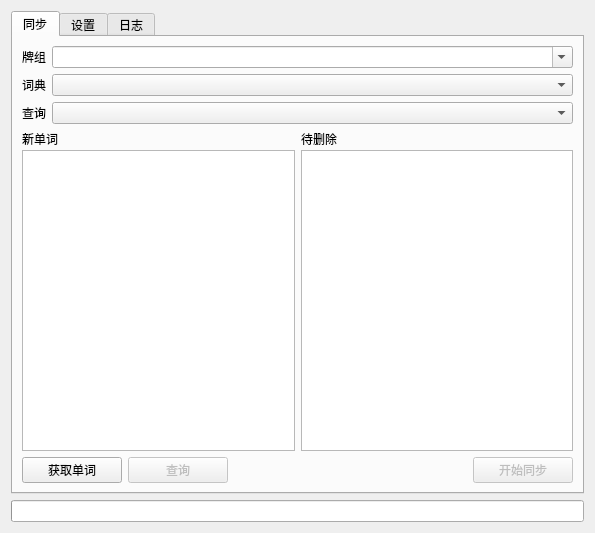
<?xml version="1.0" encoding="UTF-8"?>
<ui version="4.0">
 <class>Dialog</class>
 <widget class="QDialog" name="Dialog">
  <property name="geometry">
   <rect>
    <x>0</x>
    <y>0</y>
    <width>595</width>
    <height>533</height>
   </rect>
  </property>
  <property name="windowTitle">
   <string>Dialog</string>
  </property>
  <layout class="QVBoxLayout" name="main_layout">
   <item>
    <widget class="QTabWidget" name="tabWidget">
     <property name="autoFillBackground">
      <bool>false</bool>
     </property>
     <property name="currentIndex">
      <number>0</number>
     </property>
     <widget class="QWidget" name="mainTab">
      <attribute name="title">
       <string>同步</string>
      </attribute>
      <layout class="QGridLayout" name="gridLayout_4">
       <item row="4" column="4">
        <widget class="QPushButton" name="syncBtn">
         <property name="enabled">
          <bool>false</bool>
         </property>
         <property name="sizePolicy">
          <sizepolicy hsizetype="Fixed" vsizetype="Minimum">
           <horstretch>0</horstretch>
           <verstretch>0</verstretch>
          </sizepolicy>
         </property>
         <property name="minimumSize">
          <size>
           <width>100</width>
           <height>0</height>
          </size>
         </property>
         <property name="text">
          <string>开始同步</string>
         </property>
        </widget>
       </item>
       <item row="0" column="0" colspan="5">
        <layout class="QHBoxLayout" name="deckLayout">
         <item>
          <widget class="QLabel" name="deckLabel">
           <property name="sizePolicy">
            <sizepolicy hsizetype="Fixed" vsizetype="Fixed">
             <horstretch>0</horstretch>
             <verstretch>0</verstretch>
            </sizepolicy>
           </property>
           <property name="text">
            <string>牌组</string>
           </property>
          </widget>
         </item>
         <item>
          <widget class="QComboBox" name="deckComboBox">
           <property name="sizePolicy">
            <sizepolicy hsizetype="Preferred" vsizetype="Fixed">
             <horstretch>0</horstretch>
             <verstretch>0</verstretch>
            </sizepolicy>
           </property>
           <property name="editable">
            <bool>true</bool>
           </property>
          </widget>
         </item>
        </layout>
       </item>
       <item row="3" column="0" colspan="5">
        <layout class="QHBoxLayout" name="horizontalLayout">
         <item>
          <layout class="QVBoxLayout" name="verticalLayout">
           <property name="spacing">
            <number>2</number>
           </property>
           <item>
            <widget class="QLabel" name="label">
             <property name="text">
              <string>新单词</string>
             </property>
            </widget>
           </item>
           <item>
            <widget class="QListWidget" name="newWordListWidget">
             <property name="alternatingRowColors">
              <bool>true</bool>
             </property>
             <property name="selectionMode">
              <enum>QAbstractItemView::MultiSelection</enum>
             </property>
            </widget>
           </item>
          </layout>
         </item>
         <item>
          <layout class="QVBoxLayout" name="verticalLayout_2">
           <property name="spacing">
            <number>2</number>
           </property>
           <property name="sizeConstraint">
            <enum>QLayout::SetDefaultConstraint</enum>
           </property>
           <item>
            <widget class="QLabel" name="label_2">
             <property name="text">
              <string>待删除</string>
             </property>
            </widget>
           </item>
           <item>
            <widget class="QListWidget" name="needDeleteWordListWidget">
             <property name="alternatingRowColors">
              <bool>true</bool>
             </property>
            </widget>
           </item>
          </layout>
         </item>
        </layout>
       </item>
       <item row="2" column="0" colspan="5">
        <layout class="QHBoxLayout" name="apiLayout">
         <item>
          <widget class="QLabel" name="apiLabel">
           <property name="sizePolicy">
            <sizepolicy hsizetype="Fixed" vsizetype="Fixed">
             <horstretch>0</horstretch>
             <verstretch>0</verstretch>
            </sizepolicy>
           </property>
           <property name="text">
            <string>查询</string>
           </property>
          </widget>
         </item>
         <item>
          <widget class="QComboBox" name="apiComboBox">
           <property name="sizePolicy">
            <sizepolicy hsizetype="Preferred" vsizetype="Fixed">
             <horstretch>0</horstretch>
             <verstretch>0</verstretch>
            </sizepolicy>
           </property>
          </widget>
         </item>
        </layout>
       </item>
       <item row="1" column="0" colspan="5">
        <layout class="QHBoxLayout" name="dictionaryLayout">
         <item>
          <widget class="QLabel" name="dictionaryLabel">
           <property name="sizePolicy">
            <sizepolicy hsizetype="Fixed" vsizetype="Fixed">
             <horstretch>0</horstretch>
             <verstretch>0</verstretch>
            </sizepolicy>
           </property>
           <property name="text">
            <string>词典</string>
           </property>
          </widget>
         </item>
         <item>
          <widget class="QComboBox" name="dictionaryComboBox">
           <property name="sizePolicy">
            <sizepolicy hsizetype="Preferred" vsizetype="Fixed">
             <horstretch>0</horstretch>
             <verstretch>0</verstretch>
            </sizepolicy>
           </property>
          </widget>
         </item>
        </layout>
       </item>
       <item row="4" column="0">
        <widget class="QPushButton" name="pullRemoteWordsBtn">
         <property name="sizePolicy">
          <sizepolicy hsizetype="Fixed" vsizetype="Minimum">
           <horstretch>0</horstretch>
           <verstretch>0</verstretch>
          </sizepolicy>
         </property>
         <property name="minimumSize">
          <size>
           <width>100</width>
           <height>0</height>
          </size>
         </property>
         <property name="text">
          <string>获取单词</string>
         </property>
        </widget>
       </item>
       <item row="4" column="1">
        <widget class="QPushButton" name="queryBtn">
         <property name="enabled">
          <bool>false</bool>
         </property>
         <property name="sizePolicy">
          <sizepolicy hsizetype="Fixed" vsizetype="Minimum">
           <horstretch>0</horstretch>
           <verstretch>0</verstretch>
          </sizepolicy>
         </property>
         <property name="minimumSize">
          <size>
           <width>100</width>
           <height>0</height>
          </size>
         </property>
         <property name="text">
          <string>查询</string>
         </property>
        </widget>
       </item>
      </layout>
     </widget>
     <widget class="QWidget" name="settingTab">
      <attribute name="title">
       <string>设置</string>
      </attribute>
      <layout class="QGridLayout" name="gridLayout_2">
       <item row="1" column="0" colspan="2">
        <widget class="QGroupBox" name="defaultConfigGroupBox">
         <property name="title">
          <string>默认设置</string>
         </property>
         <layout class="QGridLayout" name="gridLayout">
          <item row="0" column="1">
           <widget class="QCheckBox" name="sentenceCheckBox">
            <property name="text">
             <string>例句</string>
            </property>
            <property name="checked">
             <bool>true</bool>
            </property>
           </widget>
          </item>
          <item row="0" column="0">
           <widget class="QCheckBox" name="definitionCheckBox">
            <property name="text">
             <string>释义</string>
            </property>
            <property name="checked">
             <bool>true</bool>
            </property>
           </widget>
          </item>
          <item row="5" column="2">
           <widget class="QRadioButton" name="noPronRadioButton">
            <property name="text">
             <string>无发音</string>
            </property>
            <property name="checked">
             <bool>true</bool>
            </property>
           </widget>
          </item>
          <item row="6" column="0">
            <widget class="QRadioButton" name="noPronRadioButton">
             <property name="text">
              <string>所有发音</string>
             </property>
             <property name="checked">
              <bool>true</bool>
             </property>
            </widget>
           </item>
          <item row="0" column="2">
           <widget class="QCheckBox" name="phraseCheckBox">
            <property name="text">
             <string>短语</string>
            </property>
            <property name="checked">
             <bool>true</bool>
            </property>
           </widget>
          </item>
          <item row="5" column="0">
           <widget class="QRadioButton" name="BrEPronRadioButton">
            <property name="text">
             <string>英式发音</string>
            </property>
            <property name="checked">
             <bool>false</bool>
            </property>
           </widget>
          </item>
          <item row="5" column="1">
           <widget class="QRadioButton" name="AmEPronRadioButton">
            <property name="text">
             <string>美式发音</string>
            </property>
           </widget>
          </item>
          <item row="1" column="1">
           <widget class="QCheckBox" name="BrEPhoneticCheckBox">
            <property name="text">
             <string>英式英标</string>
            </property>
            <property name="checked">
             <bool>true</bool>
            </property>
           </widget>
          </item>
          <item row="1" column="2">
           <widget class="QCheckBox" name="AmEPhoneticCheckBox">
            <property name="text">
             <string>美式英标</string>
            </property>
            <property name="checked">
             <bool>true</bool>
            </property>
           </widget>
          </item>
          <item row="1" column="0">
           <widget class="QCheckBox" name="imageCheckBox">
            <property name="text">
             <string>图片</string>
            </property>
            <property name="checked">
             <bool>true</bool>
            </property>
           </widget>
          </item>
         </layout>
        </widget>
       </item>
       <item row="0" column="0" colspan="2">
        <widget class="QGroupBox" name="credentialGroupBox">
         <property name="title">
          <string>账号设置</string>
         </property>
         <layout class="QGridLayout" name="gridLayout_3">
          <item row="0" column="0" colspan="2">
           <widget class="QLabel" name="currentDictionaryLabel">
            <property name="sizePolicy">
             <sizepolicy hsizetype="Preferred" vsizetype="Fixed">
              <horstretch>0</horstretch>
              <verstretch>0</verstretch>
             </sizepolicy>
            </property>
            <property name="text">
             <string>当前选择词典: </string>
            </property>
           </widget>
          </item>
          <item row="1" column="0">
           <widget class="QLabel" name="usernameLabel">
            <property name="text">
             <string>账号</string>
            </property>
            <property name="alignment">
             <set>Qt::AlignLeading|Qt::AlignLeft|Qt::AlignVCenter</set>
            </property>
           </widget>
          </item>
          <item row="1" column="1">
           <widget class="QLineEdit" name="usernameLineEdit">
            <property name="sizePolicy">
             <sizepolicy hsizetype="Expanding" vsizetype="Fixed">
              <horstretch>0</horstretch>
              <verstretch>0</verstretch>
             </sizepolicy>
            </property>
           </widget>
          </item>
          <item row="2" column="0">
           <widget class="QLabel" name="passwordLabel">
            <property name="text">
             <string>密码</string>
            </property>
            <property name="alignment">
             <set>Qt::AlignLeading|Qt::AlignLeft|Qt::AlignVCenter</set>
            </property>
           </widget>
          </item>
          <item row="2" column="1">
           <widget class="QLineEdit" name="passwordLineEdit">
            <property name="sizePolicy">
             <sizepolicy hsizetype="Expanding" vsizetype="Fixed">
              <horstretch>0</horstretch>
              <verstretch>0</verstretch>
             </sizepolicy>
            </property>
            <property name="echoMode">
             <enum>QLineEdit::PasswordEchoOnEdit</enum>
            </property>
           </widget>
          </item>
          <item row="3" column="0">
           <widget class="QLabel" name="cookieLabel">
            <property name="text">
             <string>Cookie</string>
            </property>
            <property name="alignment">
             <set>Qt::AlignLeading|Qt::AlignLeft|Qt::AlignVCenter</set>
            </property>
           </widget>
          </item>
          <item row="3" column="1">
           <widget class="QLineEdit" name="cookieLineEdit">
            <property name="sizePolicy">
             <sizepolicy hsizetype="Expanding" vsizetype="Fixed">
              <horstretch>0</horstretch>
              <verstretch>0</verstretch>
             </sizepolicy>
            </property>
            <property name="placeholderText">
             <string>选填</string>
            </property>
            <property name="clearButtonEnabled">
             <bool>true</bool>
            </property>
           </widget>
          </item>
         </layout>
        </widget>
       </item>
      </layout>
     </widget>
     <widget class="QWidget" name="logTab">
      <attribute name="title">
       <string>日志</string>
      </attribute>
     </widget>
    </widget>
   </item>
   <item>
    <widget class="QProgressBar" name="progressBar">
     <property name="value">
      <number>0</number>
     </property>
     <property name="textVisible">
      <bool>false</bool>
     </property>
    </widget>
   </item>
  </layout>
 </widget>
 <resources/>
 <connections/>
</ui>
